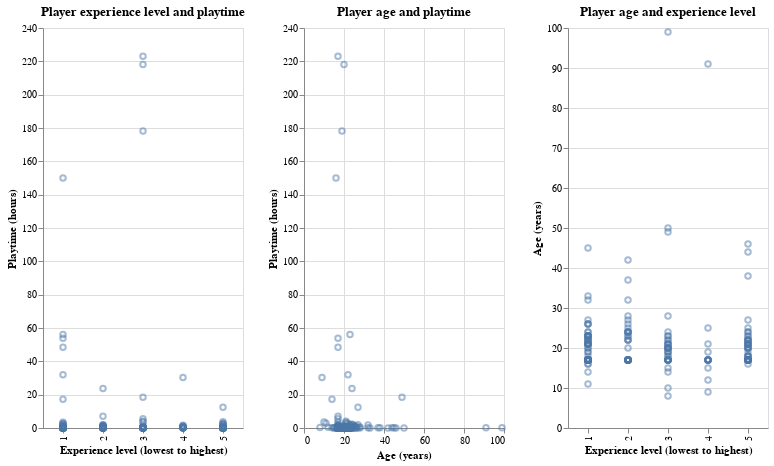

The notebook cell this image was saved under:
### Markdown cell above
**Pairplot linear regression**

### Code cell
#age_prediction_grid = players_filtered[["age"]].agg(["min", "max"])
#age_prediction_grid["predicted"] = lm.predict(age_prediction_grid)

age_scatter1 = alt.Chart(players_filtered, title="Player age and playtime").mark_point(opacity=0.5).encode(
    x=alt.X("age").scale(zero=False).title("Age (years)"),
    y=alt.Y("played_hours").title("Playtime (hours)")
).properties(width=200, height=400)

experience_scatter1 = alt.Chart(players_filtered, title="Player experience level and playtime").mark_point(opacity=0.5).encode(
    x=alt.X("experience_num:O").scale(zero=False).title("Experience level (lowest to highest)"),
    y=alt.Y("played_hours").title("Playtime (hours)")
).properties(width=200, height=400)

age_exp_scatter = alt.Chart(players_filtered, title="Player age and experience level").mark_point(opacity=0.5).encode(
    x=alt.X("experience_num:O").scale(zero=False).title("Experience level (lowest to highest)"),
    y=alt.Y("age").title("Age (years)")
).properties(width=200, height=400)

display(experience_scatter1 | age_scatter1 | age_exp_scatter)

### Figure 1 — Vega specification as saved in the notebook (floating-point values rounded to 4 significant figures; data arrays with more than 128 entries replaced by an {"elided": "..."} marker saying what was removed)
{"$schema": "https://vega.github.io/schema/vega/v5.json", "data": [{"name": "source_0"}, {"name": "data_0", "values": {"elided": "196 records"}}, {"name": "data_1", "values": {"elided": "196 records"}}, {"name": "data_2", "values": {"elided": "196 records"}}, {"name": "data_0_concat_0_x_domain_experience_num", "values": [{"experience_num": 4}, {"experience_num": 5}, {"experience_num": 1}, {"experience_num": 3}, {"experience_num": 2}]}, {"name": "data_0_concat_0_y_domain_played_hours", "values": [{"min": 0.0, "max": 223.1}]}, {"name": "data_1_concat_1_x_domain_age", "values": [{"min": 8, "max": 99}]}, {"name": "data_1_concat_1_y_domain_played_hours", "values": [{"min": 0.0, "max": 223.1}]}, {"name": "data_2_concat_2_x_domain_experience_num", "values": [{"experience_num": 4}, {"experience_num": 5}, {"experience_num": 1}, {"experience_num": 3}, {"experience_num": 2}]}, {"name": "data_2_concat_2_y_domain_age", "values": [{"min": 8, "max": 99}]}], "signals": [{"name": "childWidth", "value": 200}], "marks": [{"type": "group", "name": "concat_0_group", "encode": {"update": {"height": {"signal": "height"}, "width": {"signal": "childWidth"}}}, "marks": [{"type": "symbol", "name": "concat_0_marks", "from": {"data": "data_0"}, "encode": {"update": {"y": {"field": "played_hours", "scale": "concat_0_y"}, "stroke": {"value": "#4c78a8"}, "opacity": {"value": 0.5}, "fill": {"value": "transparent"}, "x": {"field": "experience_num", "scale": "concat_0_x"}}}, "style": ["point"]}], "axes": [{"scale": "concat_0_y", "minExtent": 0, "grid": true, "gridScale": "concat_0_x", "tickCount": {"signal": "ceil(height/40)"}, "aria": false, "domain": false, "ticks": false, "zindex": 0, "maxExtent": 0, "labels": false, "orient": "left"}, {"scale": "concat_0_x", "grid": false, "orient": "bottom", "title": "Experience level (lowest to highest)", "labelBaseline": "middle", "zindex": 0, "labelAngle": 270, "labelAlign": "right"}, {"scale": "concat_0_y", "orient": "left", "tickCount": {"signal": "ceil(height/40)"}, "zindex": 0, "labelOverlap": true, "title": "Playtime (hours)", "grid": false}], "title": {"text": "Player experience level and playtime", "frame": "group"}, "style": "cell"}, {"type": "group", "name": "concat_1_group", "encode": {"update": {"height": {"signal": "height"}, "width": {"signal": "childWidth"}}}, "marks": [{"type": "symbol", "name": "concat_1_marks", "from": {"data": "data_1"}, "encode": {"update": {"x": {"field": "age", "scale": "concat_1_x"}, "opacity": {"value": 0.5}, "fill": {"value": "transparent"}, "y": {"field": "played_hours", "scale": "concat_1_y"}, "stroke": {"value": "#4c78a8"}}}, "style": ["point"]}], "axes": [{"scale": "concat_1_x", "domain": false, "ticks": false, "minExtent": 0, "labels": false, "gridScale": "concat_1_y", "zindex": 0, "grid": true, "orient": "bottom", "tickCount": {"signal": "ceil(childWidth/40)"}, "aria": false, "maxExtent": 0}, {"scale": "concat_1_y", "zindex": 0, "tickCount": {"signal": "ceil(height/40)"}, "orient": "left", "maxExtent": 0, "labels": false, "grid": true, "gridScale": "concat_1_x", "domain": false, "aria": false, "minExtent": 0, "ticks": false}, {"scale": "concat_1_x", "labelOverlap": true, "zindex": 0, "title": "Age (years)", "grid": false, "orient": "bottom", "labelFlush": true, "tickCount": {"signal": "ceil(childWidth/40)"}}, {"scale": "concat_1_y", "title": "Playtime (hours)", "tickCount": {"signal": "ceil(height/40)"}, "orient": "left", "grid": false, "zindex": 0, "labelOverlap": true}], "title": {"text": "Player age and playtime", "frame": "group"}, "style": "cell"}, {"type": "group", "name": "concat_2_group", "encode": {"update": {"width": {"signal": "childWidth"}, "height": {"signal": "height"}}}, "marks": [{"type": "symbol", "name": "concat_2_marks", "from": {"data": "data_2"}, "encode": {"update": {"fill": {"value": "transparent"}, "opacity": {"value": 0.5}, "x": {"field": "experience_num", "scale": "concat_2_x"}, "y": {"field": "age", "scale": "concat_2_y"}, "stroke": {"value": "#4c78a8"}}}, "style": ["point"]}], "axes": [{"scale": "concat_2_y", "maxExtent": 0, "orient": "left", "tickCount": {"signal": "ceil(height/40)"}, "aria": false, "zindex": 0, "grid": true, "minExtent": 0, "labels": false, "ticks": false, "gridScale": "concat_2_x", "domain": false}, {"scale": "concat_2_x", "title": "Experience level (lowest to highest)", "labelBaseline": "middle", "zindex": 0, "orient": "bottom", "labelAlign": "right", "grid": false, "labelAngle": 270}, {"scale": "concat_2_y", "orient": "left", "grid": false, "zindex": 0, "title": "Age (years)", "labelOverlap": true, "tickCount": {"signal": "ceil(height/40)"}}], "title": {"text": "Player age and experience level", "frame": "group"}, "style": "cell"}], "scales": [{"name": "concat_0_x", "type": "point", "domain": {"data": "data_0_concat_0_x_domain_experience_num", "field": "experience_num", "sort": true}, "range": [0, {"signal": "childWidth"}], "padding": 0.5}, {"name": "concat_0_y", "type": "linear", "domain": [{"signal": "(data(\"data_0_concat_0_y_domain_played_hours\")[0] || {}).min"}, {"signal": "(data(\"data_0_concat_0_y_domain_played_hours\")[0] || {}).max"}], "range": [{"signal": "height"}, 0], "zero": true, "nice": true}, {"name": "concat_1_x", "type": "linear", "domain": [{"signal": "(data(\"data_1_concat_1_x_domain_age\")[0] || {}).min"}, {"signal": "(data(\"data_1_concat_1_x_domain_age\")[0] || {}).max"}], "range": [0, {"signal": "childWidth"}], "nice": true, "zero": false}, {"name": "concat_1_y", "type": "linear", "domain": [{"signal": "(data(\"data_1_concat_1_y_domain_played_hours\")[0] || {}).min"}, {"signal": "(data(\"data_1_concat_1_y_domain_played_hours\")[0] || {}).max"}], "range": [{"signal": "height"}, 0], "zero": true, "nice": true}, {"name": "concat_2_x", "type": "point", "domain": {"data": "data_2_concat_2_x_domain_experience_num", "field": "experience_num", "sort": true}, "range": [0, {"signal": "childWidth"}], "padding": 0.5}, {"name": "concat_2_y", "type": "linear", "domain": [{"signal": "(data(\"data_2_concat_2_y_domain_age\")[0] || {}).min"}, {"signal": "(data(\"data_2_concat_2_y_domain_age\")[0] || {}).max"}], "range": [{"signal": "height"}, 0], "nice": true, "zero": true}], "layout": {"padding": 20, "bounds": "full", "align": "each"}, "background": "white", "height": 400, "padding": 5}
